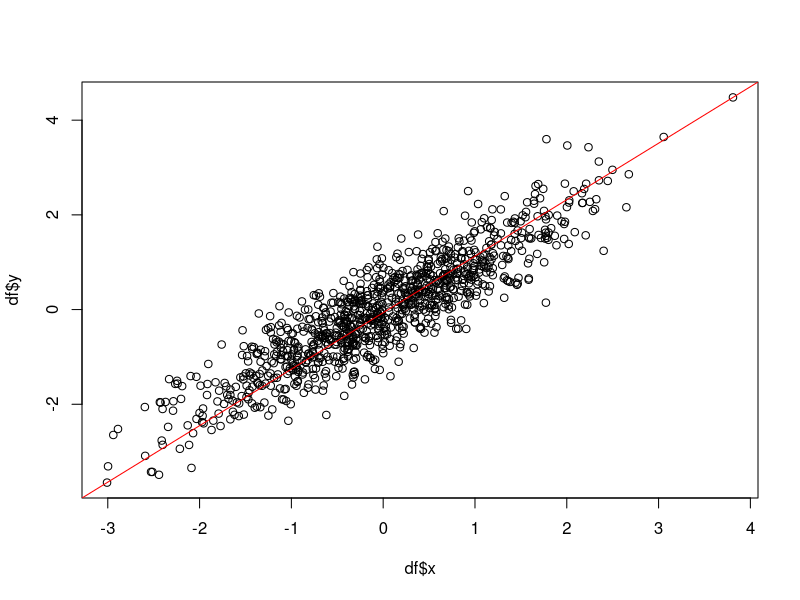
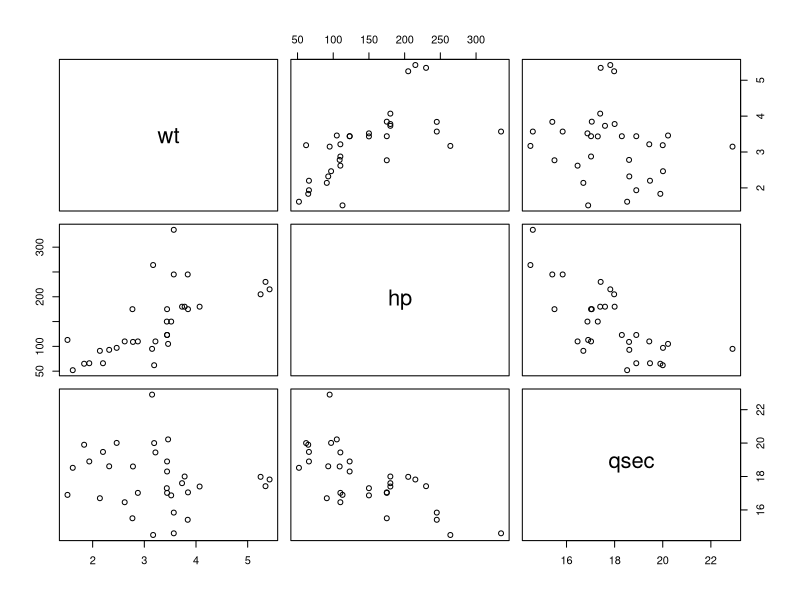
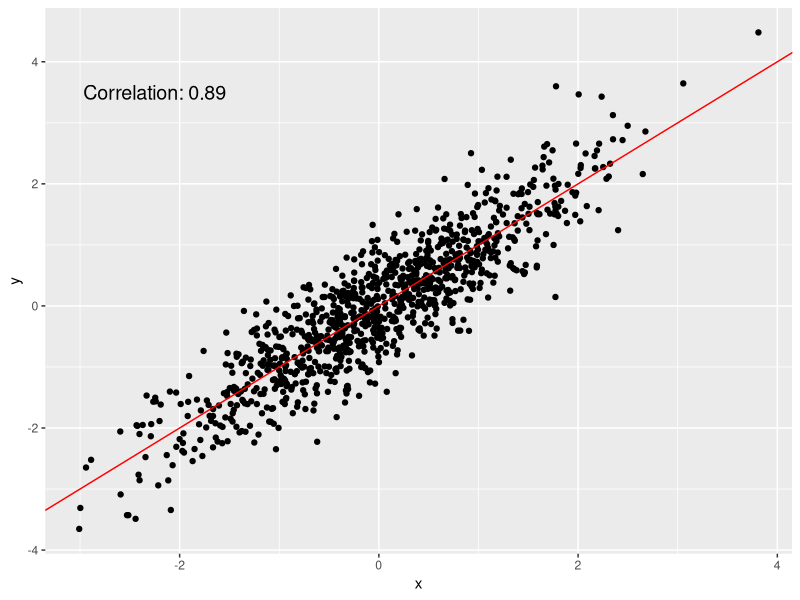
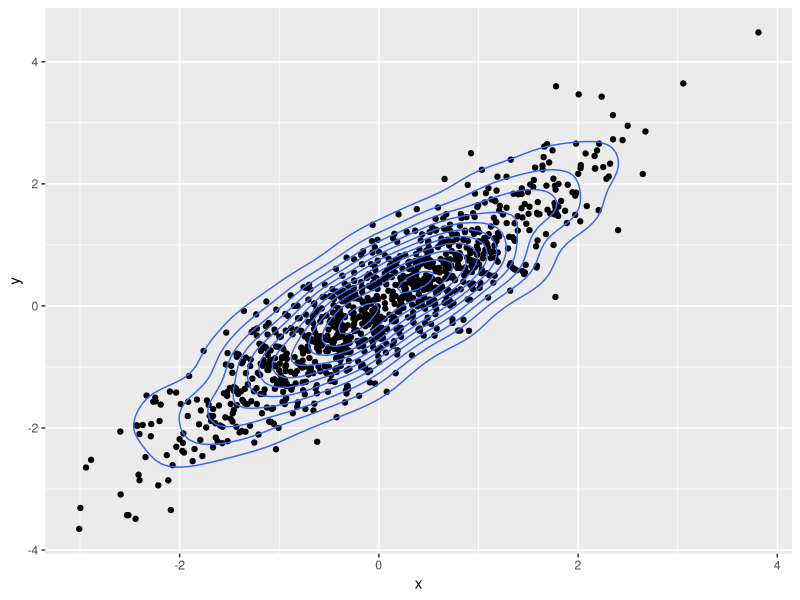

Recreate these plots in R, in order.
## ---- chunk 1
set.seed(1)
generator <- function(n = 1000) {
    x <- rnorm(n)
    # add some noise to x
    noise <- rnorm(n, 0, sd = 0.5)
    y <- x + noise
    df <- data.frame(x = x, y = y)
    return(df)
}
df <- generator(1000)
## ---- chunk 2
plot(df$x, df$y)
# show diagonal line indicating perfect correlation
dg <- par("usr") 
segments(dg[1],dg[3],dg[2],dg[4], col='red') 
## ---- chunk 3
data(mtcars)
pairs(~wt+hp+qsec, data = mtcars)
## ---- chunk 4
library(ggplot2)
cor.val <- round(cor(df$x, df$y), 2)
cor.label <- paste0("Correlation: ", cor.val)
ggplot(df, aes(x = x, y = y)) + geom_point() + 
    geom_abline(color = "red", slope = 1) + 
    annotate(x = -2.25, y = 3.5,  geom = "text", 
            label = cor.label, size = 5)
## ---- chunk 5
ggplot(df, aes(x = x, y = y)) + geom_point() + 
    geom_density_2d()
